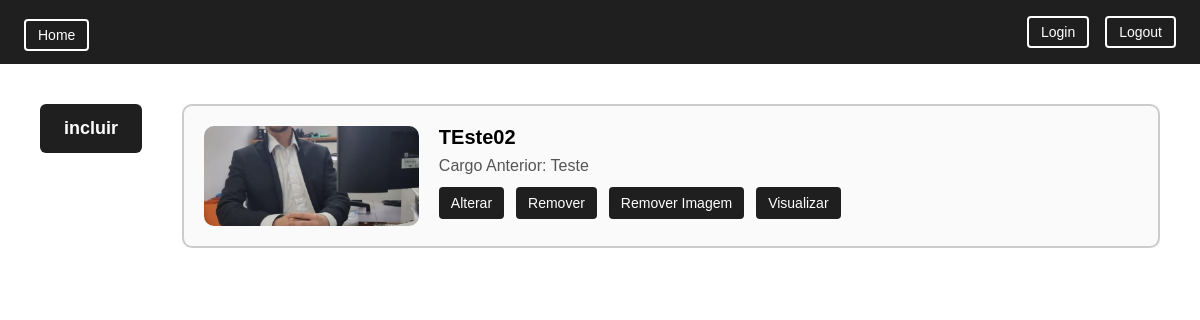
Page / (signed in) on the earlier database version.
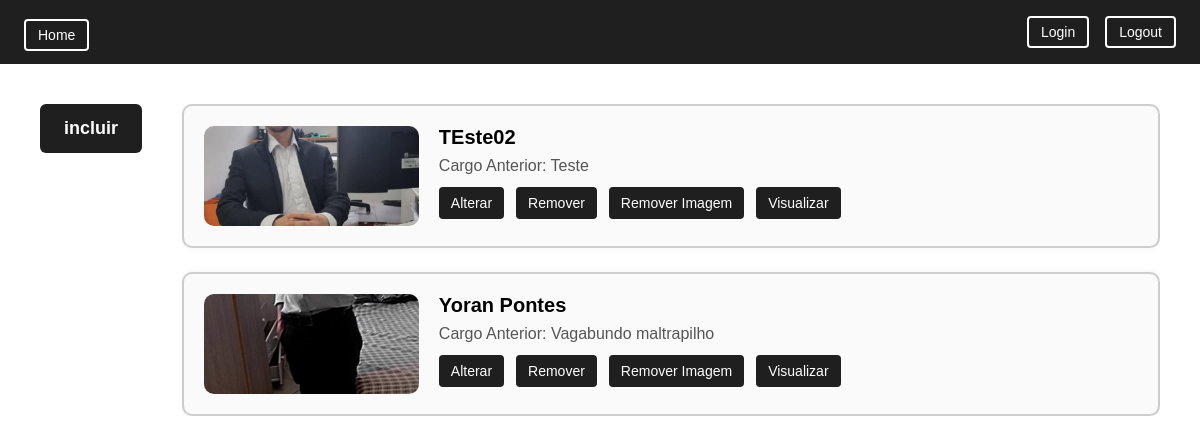
Same page on the later database version.
### tables this page shows
CREATE TABLE candidate (
	id INTEGER PRIMARY KEY AUTOINCREMENT, 
	name TEXT NOT NULL, 
	idade INTEGER NOT NULL, 
	email TEXT NOT NULL, 
	phone TEXT, 
	prof_anterior TEXT, 
	description TEXT, 
	comment TEXT, 
	curriculum TEXT, 
	photo TEXT
);

### src/Controllers/ControllerListCandidate.php (called while the page is built, shortened)
<?php
class ControllerListCandidate implements Controller
{
    private CandidateRepository $repository;
    public function __construct(CandidateRepository $repository)
    {
        $this->repository = $repository;
    }
    public function request(): void
    {
        $candidatos = $this->repository->findAll();
        require_once __DIR__ . "/../Views/view-list.php";
    }
}

### public/index.php (called while the page is built, shortened)
<?php
$routes = require __DIR__ . "/../config/routes.php";
$path = __DIR__ . "/../BD.sqlite";
$pdo = new PDO("sqlite:$path");
$repository = new CandidateRepository($pdo);
$path_info = $_SERVER['PATH_INFO'] ?? '/';
$http_method = $_SERVER['REQUEST_METHOD'];
$key = "$http_method|$path_info";
if(array_key_exists($key, $routes)){
    $controller = new $controllerClass($repository);
}else{
    $controller;
}
$controller->request();

### src/Repository/CandidateRepository.php (called while the page is built, shortened)
<?php
class CandidateRepository
{
    public function findAll():array
    {
        return array_map(function (array $candidatos){
            return $this->hydrate($candidatos);
        }, $this->pdo->query("SELECT * FROM candidate;")
        ->fetchAll(\PDO::FETCH_ASSOC)
        );
    }
    private function hydrate(array $candidatoData): Candidato
    {
        $candidato = new Candidato($candidatoData['name'], $candidatoData['idade'], $candidatoData['email'], $candidatoData['phone'], $candidatoData['prof_anterior'], $candidatoData['description'], $candidatoData['comment']);
        $candidato->setId(intval($candidatoData['id']));
        if($candidatoData['photo'] !== null) $candidato->setPhoto($candidatoData['photo']);
        if($candidatoData['curriculum'] !== null) $candidato->setCurriculum($candidatoData['curriculum']);
        return $candidato;
    }
}

### src/Entity/Candidato.php (called while the page is built, shortened)
<?php
class Candidato
{
    private ?string $photo = null;
    public function setId(int $id): void
    {
        $this->id = $id;
    }
    public function setPhoto(?string $photo){
        $this->photo = $photo;
    }
    public function getPhoto():?string
    {
        return $this->photo;
    }
}

### src/Views/view-list.php (the view)
<?php require_once __DIR__ . "/cabecaslho.php"?>
<main class="conteudo-principal">
    <div class="coluna-lateral">
        <a class="btn-incluir" href="/novo-candidato">incluir</a>
    </div>
    <div class="lista-pessoas">
        <?php foreach($candidatos as $candidato):  ?>
            <div class="card-perfil">
            <img src="/arquivos/<?= $candidato->getPhoto(); ?>" alt="Imagem de Perfil" style="width: 23%"/>
            <div class="info-perfil">
                <h3><?= $candidato->name ?></h3>
                <p>Cargo Anterior: <?= $candidato->profAnterior?> </p>
                <div class="acoes-card">
                <button><a href="/editar-candidato?id=<?= $candidato->id?>" >Alterar</a></button>
                <button><a href="/remove-candidato?id=<?= $candidato->id?>" >Remover</a></button>
                <button><a href="/rphoto-candidato?id=<?= $candidato->id?>" >Remover Imagem</a></button>
                <button><a href="/info-candidato?id=<?= $candidato->id?>" >Visualizar</a></button>
                </div>
            </div>
            </div>
        <?php endforeach; ?>
    </div>
</main>
<?php require_once __DIR__ . "/rodape.php"?>

### src/Views/cabecaslho.php (shortened to what this page needs)
<!DOCTYPE html>
<html lang="pt-BR">
<head>
  <link rel="stylesheet" href="/css/style.css" />
</head>
<body>
  <header class="cabecalho">
    <div class="menu-icono" >
      <a class="logout-btn" href="\">Home</a>
    </div>
    <div class="login-area">
      <a class="logout-btn" href="\login" class="login-link">Login</a>
      <a class="logout-btn" href="\logout">Logout</a>
    </div>
  </header>

### src/Views/rodape.php
</body>
</html>

### public/css/style.css (style rules this page uses)
* { margin: 0; padding: 0; box-sizing: border-box; }
a { text-decoration: none; color: white; }
.cabecalho { display: flex; justify-content: space-between; align-items: center; background-color: #1f1f1f; padding: 16px 24px; color: white; font-family: Arial, sans-serif; }
.menu-icono { font-size: 24px; cursor: pointer; }
.conteudo-principal { display: flex; padding: 40px; gap: 40px; font-family: Arial, sans-serif; max-height: calc(100vh - 80px); overflow-y: auto; }
.coluna-lateral { display: flex; flex-direction: column; justify-content: space-between; height: 100%; }
.btn-incluir { padding: 14px 24px; background-color: #1f1f1f; color: white; border: none; border-radius: 6px; font-size: 18px; font-weight: bold; cursor: pointer; transition: background-color 0.2s; }
.lista-pessoas { display: flex; flex-direction: column; gap: 24px; flex: 1; overflow-y: auto; }
.card-perfil { display: flex; align-items: flex-start; border: 2px solid #ccc; border-radius: 10px; padding: 20px; background-color: #fafafa; box-shadow: 0 0 10px rgba(0, 0, 0, 0.05); gap: 20px; }
.card-perfil img { width: 100px; height: 100px; border-radius: 10px; object-fit: cover; }
.info-perfil h3 { margin-bottom: 8px; font-size: 20px; }
.info-perfil p { font-size: 16px; color: #555; }
.acoes-card { display: flex; gap: 12px; margin-top: 12px; }
.acoes-card button { padding: 8px 12px; background-color: #1f1f1f; color: white; border: none; border-radius: 4px; font-size: 14px; cursor: pointer; transition: background-color 0.2s; }
.login-area { display: flex; align-items: center; gap: 16px; }
.logout-btn { background-color: transparent; color: white; border: 2px solid white; border-radius: 4px; padding: 6px 12px; font-size: 14px; cursor: pointer; transition: background-color 0.2s, color 0.2s; }

Differences in the rows shown:
added candidate: photo (picture), name "Yoran Pontes", prof_anterior "Vagabundo maltrapilho"
